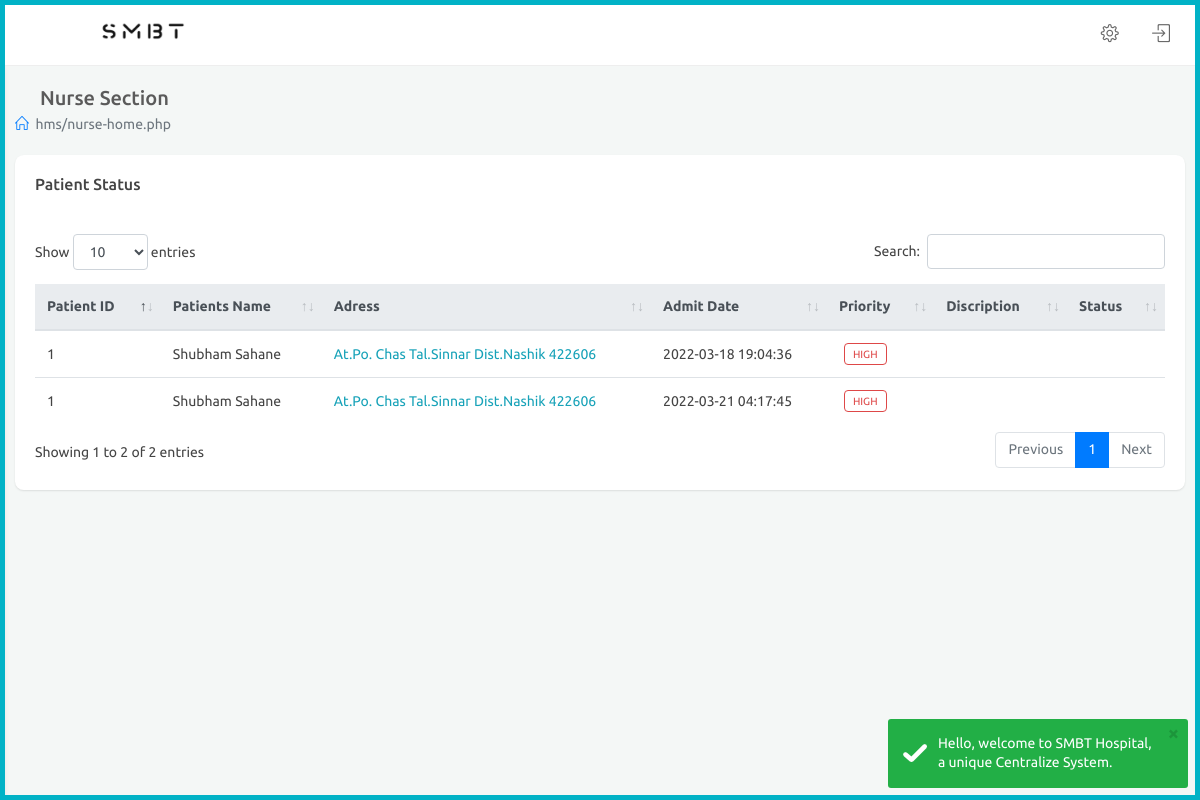
/nurse-home.php (signed in), run on the app's committed database.
### tables this page shows
CREATE TABLE `admitpatients` (
  `apid` int NOT NULL AUTO_INCREMENT,
  `pid` int DEFAULT NULL,
  `refDocID` int DEFAULT NULL,
  `ward` varchar(45) DEFAULT NULL,
  `room` varchar(45) DEFAULT NULL,
  `bedNumber` int DEFAULT NULL,
  `refNurseID` int DEFAULT NULL,
  `dateTime` timestamp NULL DEFAULT CURRENT_TIMESTAMP,
  `admitDiscription` varchar(45) DEFAULT NULL,
  `bloodpressure` int DEFAULT NULL,
  `heartrate` int DEFAULT NULL,
  `temprature` int DEFAULT NULL,
  `status` varchar(45) DEFAULT NULL,
  `priority` varchar(45) DEFAULT 'HIGH',
  `progress` int DEFAULT NULL,
  PRIMARY KEY (`apid`),
  UNIQUE KEY `apid_UNIQUE` (`apid`),
  KEY `admitpatient_idx` (`pid`),
  KEY `refDoc_idx` (`refDocID`),
  KEY `refNurse_idx` (`refNurseID`),
  CONSTRAINT `admitpatient` FOREIGN KEY (`pid`) REFERENCES `patient` (`pid`),
  CONSTRAINT `refDoc` FOREIGN KEY (`refDocID`) REFERENCES `hospitalstaff` (`hsid`),
  CONSTRAINT `refNurse` FOREIGN KEY (`refNurseID`) REFERENCES `hospitalstaff` (`hsid`)
);

CREATE TABLE `patient` (
  `pid` int NOT NULL AUTO_INCREMENT,
  `name` varchar(30) DEFAULT 'NA',
  `email` varchar(45) NOT NULL,
  `contactNo` varchar(45) DEFAULT '0',
  `password` varchar(100) NOT NULL,
  `bdate` date DEFAULT NULL,
  `age` int(3) unsigned zerofill DEFAULT NULL,
  `gender` char(10) DEFAULT NULL,
  `weight` int DEFAULT NULL,
  `height` int DEFAULT NULL,
  `paddress` varchar(60) DEFAULT NULL,
  `caddress` varchar(60) DEFAULT 'SameAsPermanent',
  `bloodType` varchar(45) DEFAULT NULL,
  `profilename` varchar(45) DEFAULT NULL,
  `date` datetime DEFAULT CURRENT_TIMESTAMP,
  PRIMARY KEY (`pid`),
  UNIQUE KEY `pid_UNIQUE` (`pid`)
);

### nurse-home.php (the view)
<?php
  include("include/nurse-header.php");
  ?>
            <div class="row clearfix">
                <div class="col-lg-12">
                    <div class="card">
                        <div class="header">
                            <h2>Patient Status</h2>
                        </div>
                        <div class="body">
                            <div class="table-responsive ">
                                <table class="table m-b-0 table table-hover js-basic-example dataTable table-custom">
                                    <thead class="thead-light">
                                        <tr>
                                            <th>Patient ID</th>
                                            <th>Patients Name</th>
                                            <th>Adress</th>
                                            <th>Admit Date</th>
                                            <th>Priority</th>
                                            <th>Discription</th>
                                            <th>Status</th>
                                        </tr>
                                    </thead>
                                    <tbody>
                                        <?php
                                        $result = mysqli_query($conn,"SELECT * FROM hospital.admitpatients,hospital.patient where hospital.admitpatients.pid=hospital.patient.pid");
                                        if($result){
                                            while($row=mysqli_fetch_assoc($result)){
                                                echo"
                                        <tr>
                                            <td>". $row['pid'] ."</td>
                                            <td><span>". $row['name'] ."</span></td>
                                            <td><span class='text-info'>". $row['caddress'] ."</span></td>
                                            <td>". $row['dateTime'] ."</td>
                                            <td><span class='badge badge-danger'>". $row['priority'] ."</span></td>
                                           <td>". $row['admitDiscription'] ."</td>
                                            </td>
                                            <td><span class='badge badge-danger'>". $row['status'] ."</span></td>
                                        </tr>";
                                          }
                                        }
                                        ?>
                                    </tbody>
                                </table>
                            </div>
                        </div>
                    </div>
                </div>
            </div>
<?php
  include("include/nurse-footer.php");
  ?>

### assets/css/chatapp.css (style rules this page uses)
.clearfix:after { visibility:hidden;display:block;font-size:0;content:" ";clear:both;height:0 }

### assets/css/color_skins.css (style rules this page uses)
.theme-cyan:before,.theme-cyan:after { background:#01b2c6 }

### data on the page
admitpatients: pid.pid "1", pid.name "Shubham Sahane", pid.caddress "At.Po. Chas Tal.Sinnar Dist.Nashik 422606", dateTime "2022-03-18 19:04:36", priority "HIGH"
admitpatients: pid.pid "1", pid.name "Shubham Sahane", pid.caddress "At.Po. Chas Tal.Sinnar Dist.Nashik 422606", dateTime "2022-03-21 04:17:45", priority "HIGH"

### other printed values
$currentPage "hms/nurse-home.php"
